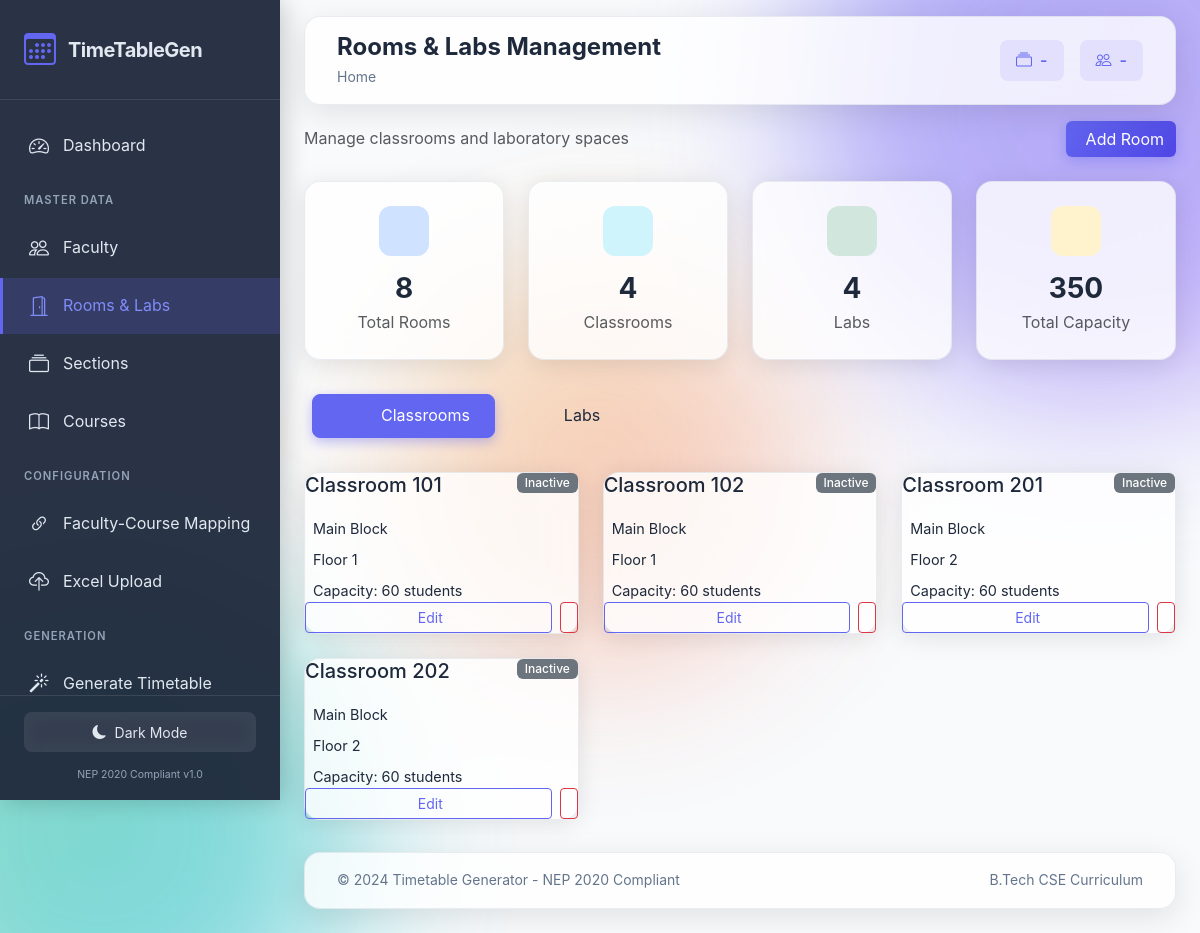
/rooms/, run on the app's committed database.
### app/models/room.py (models this page shows, shortened)
class Room(db.Model):
    __tablename__ = 'rooms'
    id = db.Column(db.Integer, primary_key=True)
    room_id = db.Column(db.String(20), unique=True, nullable=False)
    name = db.Column(db.String(100), nullable=False)
    building = db.Column(db.String(50), nullable=True)
    floor = db.Column(db.Integer, nullable=True)
    capacity = db.Column(db.Integer, nullable=False, default=60)
    room_type = db.Column(db.String(20), nullable=False, default='Classroom')  # Classroom, Lab
    lab_type = db.Column(db.String(50), nullable=True)  # Computer, Physics, Chemistry, etc.
    has_projector = db.Column(db.Boolean, default=True)
    has_ac = db.Column(db.Boolean, default=False)
    is_available = db.Column(db.Boolean, default=True)
    created_at = db.Column(db.DateTime, default=datetime.utcnow)
    updated_at = db.Column(db.DateTime, default=datetime.utcnow, onupdate=datetime.utcnow)
    timetable_entries = db.relationship('Timetable', backref='room', lazy='dynamic')
    @property
    def is_lab(self):
        return self.room_type == 'Lab'

### app/routes/room.py (the view)
@room_bp.route('/')
def list_rooms():
    rooms = Room.query.order_by(Room.room_type.desc(), Room.name).all()
    return render_template('room/list.html', rooms=rooms)

### app/templates/room/list.html (shortened to what this page needs)
{% extends "base.html" %}
{% block page_title %}Rooms & Labs Management{% endblock %}
{% block content %}
<div class="row mb-4" data-aos="fade-down">
    <div class="col-12">
        <div class="d-flex flex-wrap justify-content-between align-items-center gap-3">
            <div>
                <p class="text-muted mb-0">Manage classrooms and laboratory spaces</p>
            </div>
            <div>
                <a href="{{ url_for('room.add_room') }}" class="btn btn-primary">
                    Add Room
                </a>
            </div>
        </div>
    </div>
</div>
<div class="row mb-4">
    <div class="col-md-3" data-aos="fade-up" data-aos-delay="100">
        <div class="glass-card p-4 text-center">
            <div class="stat-icon bg-primary-subtle text-primary mx-auto mb-3">
            </div>
            <h3 class="fw-bold mb-1">{{ rooms|length }}</h3>
            <p class="text-muted mb-0">Total Rooms</p>
        </div>
    </div>
    <div class="col-md-3" data-aos="fade-up" data-aos-delay="200">
        <div class="glass-card p-4 text-center">
            <div class="stat-icon bg-info-subtle text-info mx-auto mb-3">
            </div>
            <h3 class="fw-bold mb-1">{{ rooms|rejectattr('is_lab')|list|length }}</h3>
            <p class="text-muted mb-0">Classrooms</p>
        </div>
    </div>
    <div class="col-md-3" data-aos="fade-up" data-aos-delay="300">
        <div class="glass-card p-4 text-center">
            <div class="stat-icon bg-success-subtle text-success mx-auto mb-3">
            </div>
            <h3 class="fw-bold mb-1">{{ rooms|selectattr('is_lab')|list|length }}</h3>
            <p class="text-muted mb-0">Labs</p>
        </div>
    </div>
    <div class="col-md-3" data-aos="fade-up" data-aos-delay="400">
        <div class="glass-card p-4 text-center">
            <div class="stat-icon bg-warning-subtle text-warning mx-auto mb-3">
            </div>
            <h3 class="fw-bold mb-1">{{ rooms|map(attribute='capacity')|sum }}</h3>
            <p class="text-muted mb-0">Total Capacity</p>
        </div>
    </div>
</div>
<ul class="nav nav-pills glass-tabs mb-4" data-aos="fade-up" data-aos-delay="500">
    <li class="nav-item">
        <a class="nav-link active" data-bs-toggle="tab" href="#classrooms">
            Classrooms
        </a>
    </li>
    <li class="nav-item">
        <a class="nav-link" data-bs-toggle="tab" href="#labs">
            Labs
        </a>
    </li>
</ul>
<div class="tab-content">
    <div class="tab-pane fade show active" id="classrooms">
        <div class="row g-4">
            {% for room in rooms if not room.is_lab %}
            <div class="col-lg-4 col-md-6" data-aos="fade-up">
                <div class="glass-card h-100">
                    <div class="card-body">
                        <div class="d-flex justify-content-between align-items-start mb-3">
                            <div>
                                <h5 class="mb-1">{{ room.name }}</h5>
                            </div>
                            {% if room.is_active %}
                            <span class="badge bg-success-subtle text-success">Active</span>
                            {% else %}
                            <span class="badge bg-secondary">Inactive</span>
                            {% endif %}
                        </div>
                        <div class="room-details">
                            <div class="detail-row">
                                <span>{{ room.building or 'Main Building' }}</span>
                            </div>
                            <div class="detail-row">
                                <span>Floor {{ room.floor or 0 }}</span>
                            </div>
                            <div class="detail-row">
                                <span>Capacity: {{ room.capacity }} students</span>
                            </div>
                        </div>
                    </div>
                    <div class="card-footer bg-transparent border-0">
                        <div class="d-flex gap-2">
                            <a href="{{ url_for('room.edit_room', id=room.id) }}" class="btn btn-sm btn-outline-primary flex-fill">
                                Edit
                            </a>
                            <button class="btn btn-sm btn-outline-danger"
                                    onclick="confirmDelete('{{ url_for('room.delete_room', id=room.id) }}')">
                            </button>
                        </div>
                    </div>
                </div>
            </div>
            {% endfor %}
        </div>
    </div>
</div>
{% endblock %}

### app/static/css/main.css (style rules this page uses)
:root { --primary: #6366f1; --primary-dark: #4f46e5; --primary-light: #818cf8; --secondary: #64748b; --success: #10b981; --warning: #f59e0b; --danger: #ef4444; --info: #06b6d4; --purple: #8b5cf6; --bg-primary: #f8fafc; --bg-secondary: #f1f5f9; --bg-card: rgba(255, 255, 255, 0.8); --text-primary: #1e293b; --text-secondary: #64748b; --text-muted: #94a3b8; --border-color: rgba(148, 163, 184, 0.2); --shadow-color: rgba(0, 0, 0, 0.1); --sidebar-width: 280px; --sidebar-collapsed-width: 80px; --sidebar-bg: rgba(30, 41, 59, 0.95); --sidebar-text: #e2e8f0; --sidebar-active: #6366f1; --transition-fast: 0.15s ease; --transition-normal: 0.3s ease; --transition-slow: 0.5s ease; --radius-sm: 8px; --radius-md: 12px; --radius-lg: 16px; --radius-xl: 24px; }
* { margin: 0; padding: 0; box-sizing: border-box; }
html { scroll-behavior: smooth; }
body { font-family: 'Inter', -apple-system, BlinkMacSystemFont, 'Segoe UI', Roboto, sans-serif; background: var(--bg-primary); color: var(--text-primary); line-height: 1.6; overflow-x: hidden; min-height: 100vh; }
.nav-link { display: flex; align-items: center; gap: 0.75rem; padding: 0.75rem 1.5rem; color: var(--sidebar-text); text-decoration: none; transition: all var(--transition-fast); border-left: 3px solid transparent; margin: 2px 0; }
.nav-link.active { background: rgba(99, 102, 241, 0.2); color: var(--primary-light); border-left-color: var(--primary); }
.stat-icon { width: 56px; height: 56px; border-radius: var(--radius-md); display: flex; align-items: center; justify-content: center; font-size: 1.5rem; color: white; }
.btn-primary { background: linear-gradient(135deg, var(--primary), var(--primary-dark)); border: none; box-shadow: 0 4px 14px rgba(99, 102, 241, 0.4); }
.btn-outline-primary { border-color: var(--primary); color: var(--primary); }
.badge { padding: 0.35em 0.65em; font-weight: 500; }

### app/static/css/glassmorphism.css (style rules this page uses)
.glass-card { background: var(--bg-card); backdrop-filter: blur(16px); -webkit-backdrop-filter: blur(16px); border: 1px solid var(--border-color); border-radius: var(--radius-lg); box-shadow: 0 4px 24px var(--shadow-color), inset 0 1px 0 rgba(255, 255, 255, 0.1); transition: transform var(--transition-fast), box-shadow var(--transition-fast); }
.glass-tabs .nav-link { background: transparent; border: 1px solid transparent; border-radius: var(--radius-sm); color: var(--text-secondary); padding: 0.75rem 1.25rem; transition: all var(--transition-fast); }
.glass-tabs .nav-link.active { background: var(--primary); color: white; border-color: var(--primary); box-shadow: 0 4px 12px rgba(99, 102, 241, 0.4); }

### app/static/css/animations.css (style rules this page uses)
[data-aos="fade-up"] { transform: translateY(30px); opacity: 0; transition-property: transform, opacity; }
[data-aos="fade-up"].aos-animate { transform: translateY(0); opacity: 1; }
[data-aos="fade-down"] { transform: translateY(-30px); opacity: 0; transition-property: transform, opacity; }
[data-aos="fade-down"].aos-animate { transform: translateY(0); opacity: 1; }

### app/templates/room/list.html (style rules this page uses)
.stat-icon { width: 50px; height: 50px; border-radius: 12px; display: flex; align-items: center; justify-content: center; font-size: 1.25rem; }
.glass-tabs { background: var(--glass-bg); padding: 0.5rem; border-radius: 12px; display: inline-flex; }
.glass-tabs .nav-link { border-radius: 8px; color: var(--text-color); padding: 0.5rem 1.5rem; }
.glass-tabs .nav-link.active { background: var(--primary); color: white; }
.room-details { display: flex; flex-direction: column; gap: 0.5rem; }
.detail-row { display: flex; align-items: center; font-size: 0.9rem; }

### data on the page
Room: name "Classroom 101", building "Main Block", floor "1", capacity "60"
Room: name "Classroom 102", building "Main Block", floor "1", capacity "60"
Room: name "Classroom 201", building "Main Block", floor "2", capacity "60"
Room: name "Classroom 202", building "Main Block", floor "2", capacity "60"

### other printed values
{{ rooms|length }} "8"
{{ rooms|rejectattr('is_lab')|list|length }} "4"
{{ rooms|selectattr('is_lab')|list|length }} "4"
{{ rooms|map(attribute='capacity')|sum }} "350"
